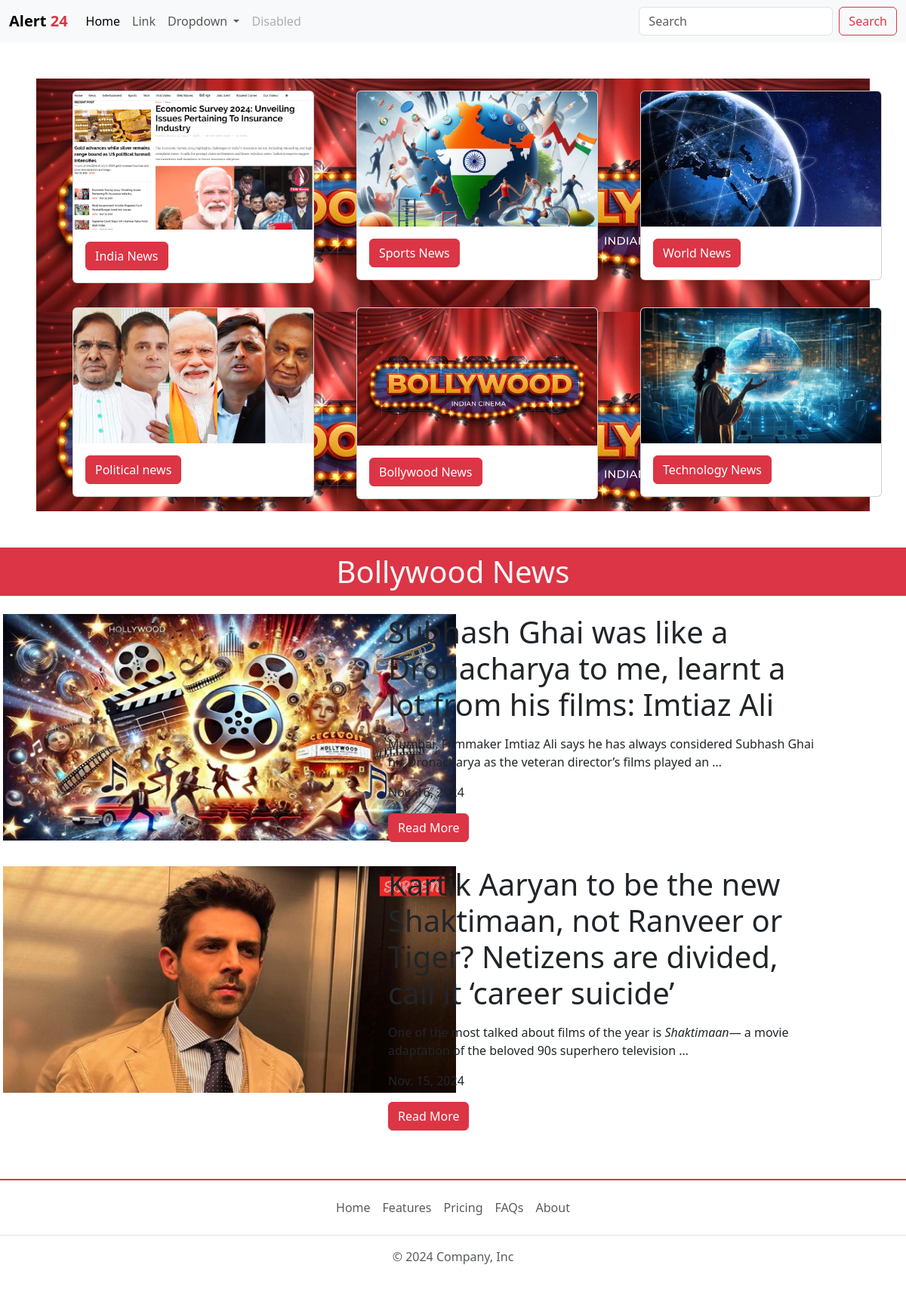
The page /bollywood/ on the database its author committed.
### main/models.py (models this page shows, shortened)
class Categories(models.Model):
    title = models.CharField(max_length=250)
    image = models.ImageField(upload_to='category/')
    class Meta:
        verbose_name_plural = 'Categories'

class News(models.Model):
    category = models.ForeignKey(Categories,on_delete=models.CASCADE)
    photo = models.ImageField(upload_to='news/')
    heading = models.CharField(max_length=250)
    description = HTMLField(blank=True)
    date = models.DateField(auto_now_add=True)
    class Meta:
        verbose_name_plural = 'News'

### alert24/views.py (the view)
# urls.py: path("bollywood/", views.bollywood, name = 'bollywood'),
def bollywood(request):
    category = Categories.objects.all()
    bolly = News.objects.filter(category__title = "Bollywood News")
    data= {
        'category':category,
        'bolly':bolly,
        }
    return render(request,'bollywood.html',data)

### templates/bollywood.html
{% extends "base.html" %}
{% block content %}
     <section class = "Bollywood my-5">
      <h1 class="text-center bg-danger py-2 text-light">Bollywood News</h1>
      {% for i in bolly reversed %}
      <div class="row">
        <div class="col-md-5 p-3">
          <img src="/media/{{i.photo}}" width = "600px" height = "300px" alt="">
        </div>
        <div class="col-md-6 p-3">
          <h1>{{i.heading}}</h1>
          <p>{{i.description | truncatewords:20 | safe}}</p>
          <p>{{i.date}}</p>
          <a href="" class="btn btn-danger">Read More</a>
        </div>
      </div>
      {% endfor %}
    </section>
{% endblock content %}

### templates/base.html (shortened to what this page needs)
<!doctype html>
<html lang="en">
  <head>
    <link href="https://cdn.jsdelivr.net/npm/bootstrap@5.3.3/dist/css/bootstrap.min.css" rel="stylesheet">
  </head>
  <body style="overflow-x: hidden;">
    <section id = "header">
        <nav class="navbar navbar-expand-lg bg-body-tertiary">
            <div class="container-fluid">
              <a class="navbar-brand fw-bold" href="{% url "home"%}">Alert <span class ="text-danger">24</span></a>
              <div class="collapse navbar-collapse" id="navbarSupportedContent">
                <ul class="navbar-nav me-auto mb-2 mb-lg-0">
                  <li class="nav-item">
                    <a class="nav-link active" aria-current="page" href="{%url "home"%}">Home</a>
                  </li>
                  <li class="nav-item">
                    <a class="nav-link" href="#">Link</a>
                  </li>
                  <li class="nav-item dropdown">
                    <a class="nav-link dropdown-toggle" href="#" role="button" data-bs-toggle="dropdown" aria-expanded="false">
                      Dropdown
                    </a>
                  </li>
                  <li class="nav-item">
                    <a class="nav-link disabled" aria-disabled="true" >Disabled</a>
                  </li>
                </ul>
                <form class="d-flex" action = "{% url "search" %}" role="search">
                  <input class="form-control me-2" type="search" placeholder="Search" name="search">
                  <button class="btn btn-outline-danger" action = "{% url "search" %}" type="submit">Search</button>
                </form>
              </div>
            </div>
          </nav>
    </section>
        <section class="categories d-flex justify-content-evenly m-5" style="{% if request.path == '/' %}
        background:url('/static/img/Scope-Of-Sports-Management-In-India.jpg');
          {% elif request.path == '/bollywood/'%}
            background:url('/static/img/360_F_251115658_qdOPyuraxekcHlooDi4yCPsW9NlPU2GB_5ObT2Qp.jpg');
          {% else %}
            background:url('/static/img/20-Emerging-Technologies-That-Will-Change-Our-World.jpg');
        {% endif %}">
            <div class="row">
            {%for i in category%}
            <div class="col-md-4">
              <div class="card ms-5 me-5 my-3" style="width: 20rem;">
                <img src="/media/{{i.image}}" class="card-img-top" alt="...">
                <div class="card-body">
                     <a href="{% if i.title == "India News" %}
                        {% url "india" %}
                      {% elif i.title == "Bollywood News" %}
                        {% url "bollywood" %}
                     {% endif %}"
                     class="btn btn-primary btn-danger">{{i.title}}</a>
                </div>
              </div>
            </div>
            {% endfor %}
            </div>
          </section>
    {% block content %}
    {% endblock content %}
        <footer class="py-3 my-4 border-top border-2 border-danger ">
          <ul class="nav justify-content-center border-bottom pb-3 mb-3">
            <li class="nav-item"><a href="#" class="nav-link px-2 text-body-secondary">Home</a></li>
            <li class="nav-item"><a href="#" class="nav-link px-2 text-body-secondary">Features</a></li>
            <li class="nav-item"><a href="#" class="nav-link px-2 text-body-secondary">Pricing</a></li>
            <li class="nav-item"><a href="#" class="nav-link px-2 text-body-secondary">FAQs</a></li>
            <li class="nav-item"><a href="#" class="nav-link px-2 text-body-secondary">About</a></li>
          </ul>
          <p class="text-center text-body-secondary">© 2024 Company, Inc</p>
        </footer>
  </body>
</html>

### rows shown on the page
Categories: image (picture), title "India News"
Categories: image (picture), title "Sports News"
Categories: image (picture), title "World News"
Categories: image (picture), title "Political news"
Categories: image (picture), title "Bollywood News"
Categories: image (picture), title "Technology News"
News: photo (picture), heading "Subhash Ghai was like a Dronacharya to me, learnt a lot from his films: Imtiaz Ali", description "Mumbai, Filmmaker Imtiaz Ali says he has always considered Subhash Ghai his Dronacharya as the veteran director’s films played an …", date "Nov. 16, 2024"
News: photo (picture), heading "Kartik Aaryan to be the new Shaktimaan, not Ranveer or Tiger? Netizens are divided, call it ‘career suicide’", description "One of the most talked about films of the year is Shaktimaan — a movie adaptation of the beloved 90s superhero television …", date "Nov. 15, 2024"
